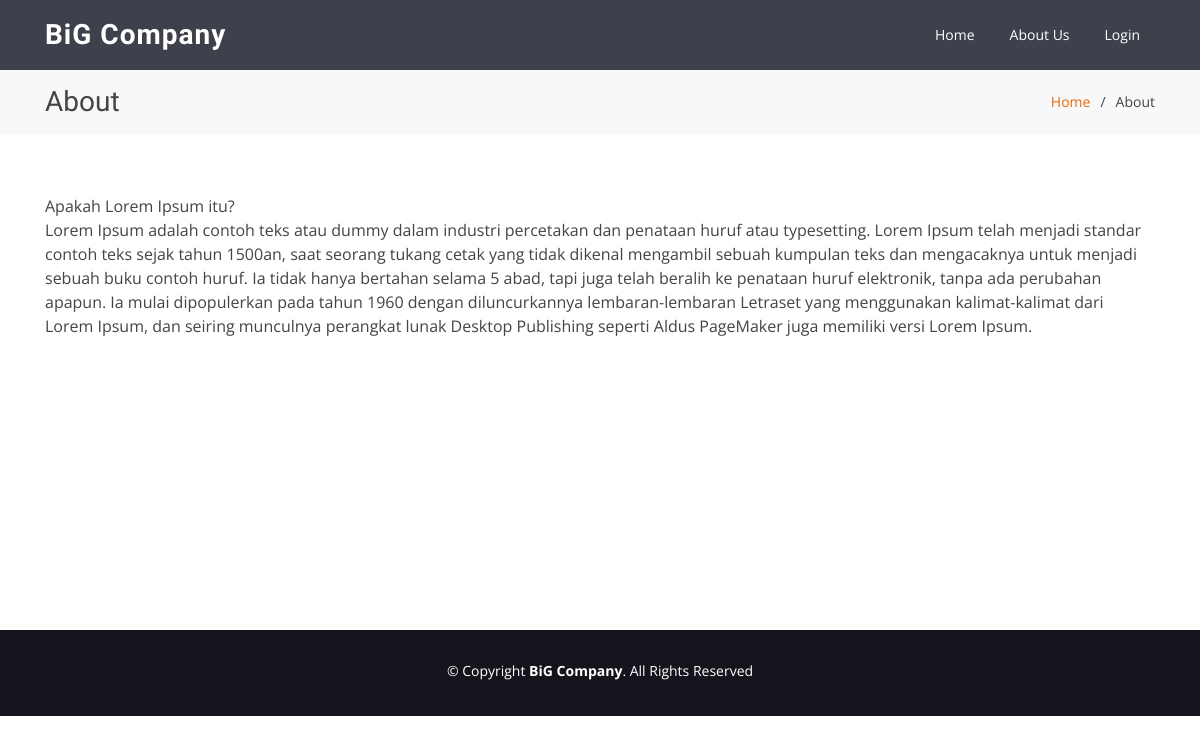
Screenshot of /index.php/user/about with the database file from the repository.
### tables this page shows
CREATE TABLE `tb_profil` (
  `id` int(11) NOT NULL,
  `tentang_perusahaan` text NOT NULL,
  `nama_website` varchar(125) NOT NULL,
  `logo_website` varchar(225) NOT NULL
);

### application/controllers/user/About.php (called while the page is built)
<?php
class About extends CI_Controller
{
    public function index()
    {
        $data = [
            'judul'     => 'About',
            'user'      => $this->db->get_where('tb_user', ['email' => $this->session->userdata('email')])->row_array(),
            'about'     => $this->db->get('tb_profil')->result_array()
        ];
        $this->load->view('templates/user_header', $data);
        $this->load->view('user/about');
        $this->load->view('templates/user_footer');
    }
}

### index.php (called while the page is built, shortened)
<?php
require_once BASEPATH.'core/CodeIgniter.php';

### application/views/user/about.php (the view)
<main id="main">
    <section class="breadcrumbs">
        <div class="container">
            <div class="d-flex justify-content-between align-items-center" data-aos="zoom-out">
                <h2><?= $judul; ?></h2>
                <ol>
                    <li><a href="<?= base_url('user/dashboard') ?>">Home</a></li>
                    <li><?= $judul; ?></li>
                </ol>
            </div>
        </div>
    </section>
    <section class="inner-page" data-aos="zoom-out">
        <div class="container">
            <?php foreach ($about as $data) { ?>
                <p>
                    <?= nl2br($data['tentang_perusahaan']); ?>
                </p>
            <?php } ?>
        </div>
    </section>
    <p style="height: 200px;"></p>
</main>

### application/views/templates/user_header.php (shortened to what this page needs)
<?php $profil = $this->db->get('tb_profil')->row_array() ?>
<!DOCTYPE html>
<html lang="en">
<head>
  <link href="<?= base_url() ?>assets/user/vendor/bootstrap/css/bootstrap.min.css" rel="stylesheet">
  <link href="<?= base_url() ?>assets/user/vendor/icofont/icofont.min.css" rel="stylesheet">
  <link href="<?= base_url() ?>assets/user/vendor/boxicons/css/boxicons.min.css" rel="stylesheet">
  <link href="<?= base_url() ?>assets/user/vendor/animate.css/animate.min.css" rel="stylesheet">
  <link href="<?= base_url() ?>assets/user/vendor/remixicon/remixicon.css" rel="stylesheet">
  <link href="<?= base_url() ?>assets/user/vendor/line-awesome/css/line-awesome.min.css" rel="stylesheet">
  <link href="<?= base_url() ?>assets/user/vendor/venobox/venobox.css" rel="stylesheet">
  <link href="<?= base_url() ?>assets/user/vendor/owl.carousel/<?= base_url() ?>assets/user/owl.carousel.min.css" rel="stylesheet">
  <link href="<?= base_url() ?>assets/user/vendor/aos/aos.css" rel="stylesheet">
  <link href="<?= base_url() ?>assets/user/css/style.css" rel="stylesheet">
</head>
<body>
  <header id="header" class="fixed-top d-flex align-items-center  <?= $this->uri->segment(2) == 'dashboard' ? 'header-transparent' : null; ?> ">
    <div class="container d-flex align-items-center">
      <div class="logo mr-auto">
        <h1 class="text-light"><a href="<?= base_url('user/dashboard') ?>"><?= $profil['nama_website']; ?></a></h1>
      </div>
      <nav class="nav-menu d-none d-lg-block">
        <ul>
          <?php if ($this->session->userdata('email')) { ?>
            <li class=""><a href="<?= base_url('user/dashboard') ?>">Home</a></li>
            <li class=""><a href="<?= base_url('user/about') ?>">About Us</a></li>
            <li class=""><a href="<?= base_url('user/barang/data_barang') ?>">Data Barang</a></li>
            <li class=""><a href="<?= base_url('user/barang/data_pemesanan') ?>">Riwayat Pemesanan</a></li>
            <li class="drop-down text-capitalize"><a href=""><?= $user['nama']; ?></a>
              <ul>
                <li><a href="<?= base_url('user/profil/edit_profil') ?>">Edit Profil</a></li>
                <li><a href="<?= base_url('auth/logout') ?>" onclick="return confirm('yakin ingin keluar ?')">Logout</a></li>
              </ul>
            </li>
          <?php } else { ?>
            <li class=""><a href="<?= base_url('user/dashboard') ?>">Home</a></li>
            <li class=""><a href="<?= base_url('user/about') ?>">About Us</a></li>
            <li><a href="<?= base_url('auth/') ?>">Login</a></li>
          <?php } ?>
        </ul>
      </nav>
    </div>
  </header>

### application/views/templates/user_footer.php (shortened to what this page needs)
<?php $profil = $this->db->get('tb_profil')->row_array() ?>
<footer id="footer">
    <div class="container">
        <div class="copyright">
            &copy; Copyright <strong><span><?= $profil['nama_website']; ?></span></strong>. All Rights Reserved
        </div>
    </div>
</footer>
</body>
</html>

### assets/user/css/style.css (style rules this page uses)
body { font-family: "Open Sans", sans-serif; color: #444444; }
a { color: #ef6603; }
h1, h2, h3, h4, h5, h6 { font-family: "Raleway", sans-serif; }
#header { height: 70px; transition: all 0.5s; z-index: 997; transition: all 0.5s; background: rgba(42, 44, 57, 0.9); }
#header .logo h1 { font-size: 28px; margin: 0; padding: 0; line-height: 1; font-weight: 700; letter-spacing: 1px; }
#header .logo h1 a, #header .logo h1 a:hover { color: #fff; text-decoration: none; }
.nav-menu, .nav-menu * { margin: 0; padding: 0; list-style: none; }
.nav-menu>ul>li { position: relative; white-space: nowrap; float: left; }
.nav-menu a { display: block; position: relative; color: #fff; padding: 5px 15px 7px 15px; margin-left: 5px; transition: 0.3s; font-size: 14px; border-radius: 50px; font-family: "Open Sans", sans-serif; }
.mobile-nav { position: fixed; top: 55px; right: 15px; bottom: 15px; left: 15px; z-index: 9999; overflow-y: auto; background: #fff; transition: ease-in-out 0.2s; opacity: 0; visibility: hidden; border-radius: 10px; padding: 10px 0; }
.mobile-nav * { margin: 0; padding: 0; list-style: none; }
.mobile-nav a { display: block; position: relative; color: #2a2c39; padding: 10px 20px; font-weight: 500; outline: none; }
section { padding: 60px 0; overflow: hidden; }
.breadcrumbs { padding: 15px 0; margin-top: 70px; background: #f7f8f9; min-height: 40px; }
.breadcrumbs h2 { font-size: 28px; font-weight: 400; margin: 0; }
.breadcrumbs ol { display: flex; flex-wrap: wrap; list-style: none; padding: 0; margin: 0; font-size: 14px; }
.breadcrumbs ol li+li { padding-left: 10px; }
.breadcrumbs ol li+li::before { display: inline-block; padding-right: 10px; color: #404356; content: "/"; }
#footer { background: #14151c; color: #fff; font-size: 14px; text-align: center; padding: 30px 0; }
#footer .copyright { margin: 0 0 5px 0; }

### rows the page displays
tb_profil: nama_website "BiG Company", tentang_perusahaan "Apakah Lorem Ipsum itu? Lorem Ipsum adalah contoh teks atau dummy dalam industri percetakan dan penataan huruf atau typesetting. Lorem Ipsum telah menjadi standar contoh teks sejak tahun 1500an, saat seorang tukang cetak yang tidak dikenal mengambil sebuah kumpulan teks dan mengacaknya untuk menjadi sebuah buku contoh huruf. Ia tidak hanya bertahan selama 5 abad, tapi juga telah beralih ke penataan huruf elektronik, tanpa ada perubahan apapun. Ia mulai dipopulerkan pada tahun 1960 dengan diluncurkannya lembaran-lembaran Letraset yang menggunakan kalimat-kalimat dari Lorem Ipsum, dan seiring munculnya perangkat lunak Desktop Publishing seperti Aldus PageMaker juga memiliki versi Lorem Ipsum."

### other values shown
$judul "About"
